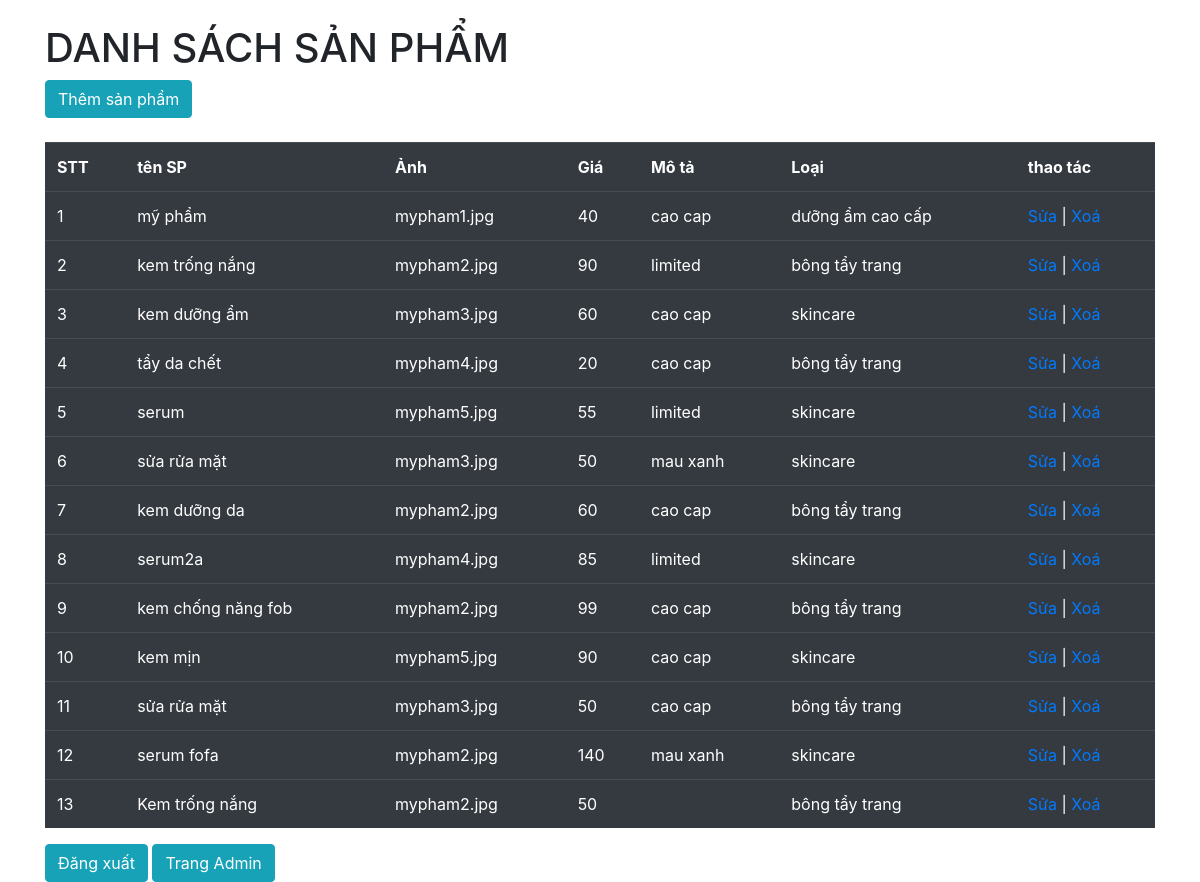
Screenshot of /ashopcartloi/ashopcartloi/product.php with the database file from the repository.
### tables this page shows
CREATE TABLE `tbl_product` (
  `id` int(12) NOT NULL,
  `name` varchar(100) NOT NULL,
  `img` varchar(255) NOT NULL,
  `price` int(12) NOT NULL,
  `mota` text DEFAULT NULL,
  `idcata` int(12) NOT NULL
);

CREATE TABLE `tbl_cata` (
  `id` int(12) NOT NULL,
  `name` varchar(255) NOT NULL
);

### ashopcartloi/ashopcartloi/class/Controller.php (called while the page is built, shortened)
<?php
    class Controller{
        function view($viewName, $data)
        {
            extract($data);
            $name = explode('_', $viewName);
            $name = implode('/', $name);
            $name = "view/$name.php";
            require($name);
        }
    }

### ashopcartloi/ashopcartloi/controller/ProductController.php (called while the page is built, shortened)
<?php
    require_once('class/Controller.php');
class ProductController extends Controller{
    public function index($id = 0){
        $sModel = new ProductModel();
    $data['product'] =
    $sModel->query('select  p.*, c.name as categories_name
    from tbl_product p inner join tbl_cata c on p.idcata=c.id');
        $this->view('product_index', $data);
    }
}

### ashopcartloi/ashopcartloi/product.php (called while the page is built, shortened)
<?php
    if(isset($_GET['action']))
        $action = $_GET['action'];
    else
        $action = "index";
    if(isset($_GET['id']))
        $id = $_GET['id'];
    else
        $id = 0;
    $controller = new $controllerName();
    $controller->$action($id);

### ashopcartloi/ashopcartloi/class/Database.php (called while the page is built, shortened)
<?php
class Database{
    protected $conn;
    function __construct()
    {
        $this->conn = mysqli_connect(HOST_NAME, USERNAME, PASSWORD) or die('Lỗi kết nối!');
        mysqli_select_db($this->conn, DB_NAME);
    }
    function query($sql){
        $rows = mysqli_query($this->conn, $sql) or die("Lỗi truy vấn: $sql");
        return $rows;
    }
}

### ashopcartloi/ashopcartloi/view/product/index.php (the view, shortened to what this page needs)
<?php
$rows = $product;
?>
<!DOCTYPE html>
<html lang="en">
<head>
    <link rel="stylesheet" href="https://cdn.jsdelivr.net/npm/bootstrap@4.6.2/dist/css/bootstrap.min.css">
    <div class="container">
        <br>
        <h1>DANH SÁCH SẢN PHẨM</h1>
        <a class="btn btn-info" href="index.php?module=product&action=new">Thêm sản phẩm</a>
        <br>
        <br>
        <table class="table table-dark">
            <tr>
                <th>STT</th>
                <th> tên SP</th>
                <th>Ảnh</th>
                <th>Giá</th>
                <th>Mô tả</th>
                <th>Loại</th>
                <th>thao tác</th>
            </tr>
            <?php
            $count = 0;
            while ($row = mysqli_fetch_array($rows)) {
                $count++;
            ?>
                <tr>
                    <td><?php echo $count; ?></td>
                    <td><?php echo $row['name']; ?></td>
                    <td><?php echo $row['img']; ?></td>
                    <td><?php echo $row['price']; ?></td>
                    <td><?php echo $row['mota']; ?></td>
                    <td><?php echo $row['categories_name']; ?></td>
                    <td>
                        <a href="index.php?module=product&action=edit&id=<?php echo $row['id']; ?>">Sửa</a> |
                        <a href="index.php?module=product&action=delete&id=<?php echo $row['id']; ?>
            " onclick="return confirm('Bạn thực sự muốn xoá chứ?')">Xoá</a>
                    </td>
                </tr>
            <?php
            }
            ?>
        </table>
        <a href="http://localhost/ashopcartloi/ashopcartloi/view/login.php" class="btn btn-info">Đăng xuất</a>
        <a href="http://localhost/ashopcartloi/ashopcartloi/view/trangchuadmin.php" class="btn btn-info">Trang Admin</a>
    </div>
    </body>
</html>

### rows the page displays
tbl_product: name "mỹ phẩm", img "mypham1.jpg", price "40", mota "cao cap", idcata.name "dưỡng ẩm cao cấp"
tbl_product: name "kem trống nắng", img "mypham2.jpg", price "90", mota "limited", idcata.name "bông tẩy trang"
tbl_product: name "kem dưỡng ẩm", img "mypham3.jpg", price "60", mota "cao cap", idcata.name "skincare"
tbl_product: name "tẩy da chết", img "mypham4.jpg", price "20", mota "cao cap", idcata.name "bông tẩy trang"
tbl_product: name "serum", img "mypham5.jpg", price "55", mota "limited", idcata.name "skincare"
tbl_product: name "sửa rửa mặt", img "mypham3.jpg", price "50", mota "mau xanh", idcata.name "skincare"
tbl_product: name "kem dưỡng da", img "mypham2.jpg", price "60", mota "cao cap", idcata.name "bông tẩy trang"
tbl_product: name "serum2a", img "mypham4.jpg", price "85", mota "limited", idcata.name "skincare"
tbl_product: name "kem chống năng fob", img "mypham2.jpg", price "99", mota "cao cap", idcata.name "bông tẩy trang"
tbl_product: name "kem mịn", img "mypham5.jpg", price "90", mota "cao cap", idcata.name "skincare"
tbl_product: name "sửa rửa mặt", img "mypham3.jpg", price "50", mota "cao cap", idcata.name "bông tẩy trang"
tbl_product: name "serum fofa", img "mypham2.jpg", price "140", mota "mau xanh", idcata.name "skincare"
tbl_product: name "Kem trống nắng", img "mypham2.jpg", price "50", idcata.name "bông tẩy trang"
